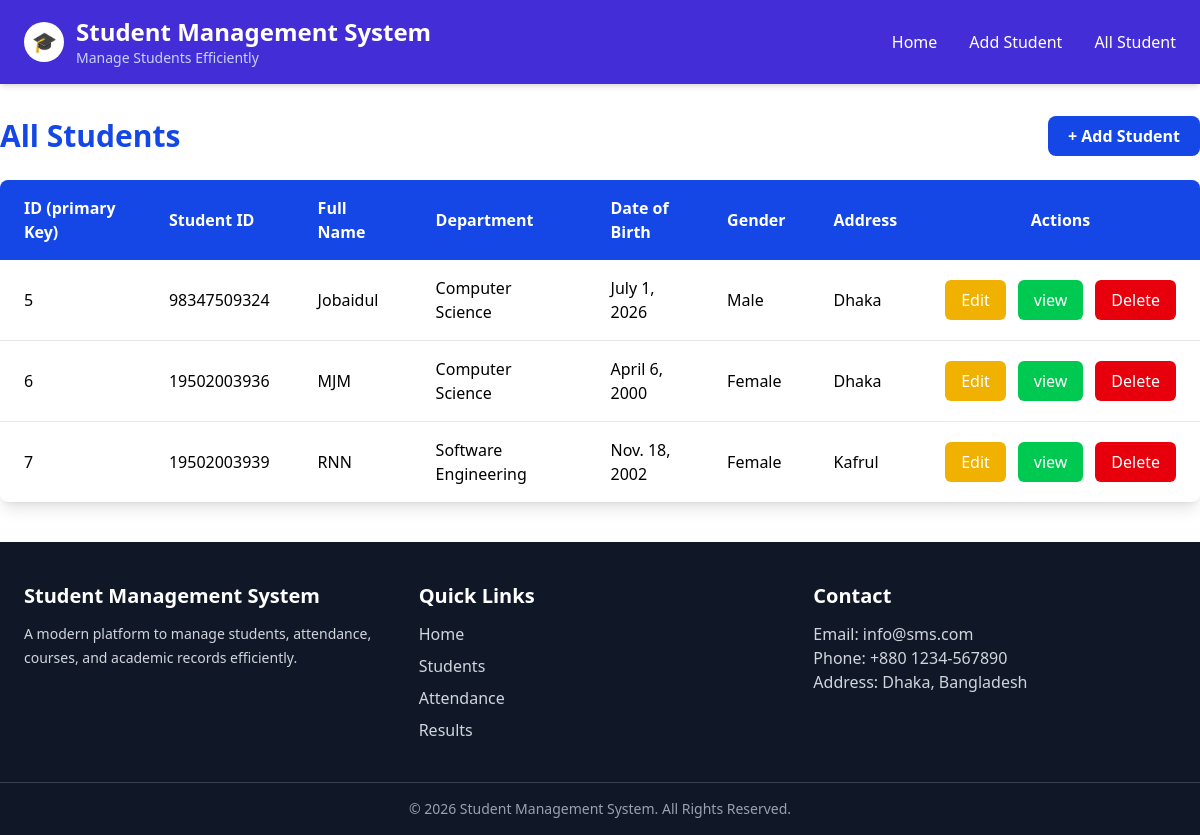
Screenshot of /all_student with the database file from the repository.
### core/models.py (models this page shows, shortened)
class Student(models.Model):
    student_id = models.IntegerField(max_length=20, unique=True)
    full_name = models.CharField(max_length=100)
    department = models.CharField(max_length=100)
    dob = models.DateField()
    gender = models.CharField(max_length=10)
    address = models.TextField()

### core/views.py (the view)
# urls.py: path('all_student', views.all_student, name='all_student'),
def all_student(request):
    students = Student.objects.all()
    context = {
        'students': students
    }
    return render(request, 'all_student.html', context)

### core/templates/all_student.html (shortened to what this page needs)
{% extends 'base.html' %}
{% block content %}
<div class="max-w-7xl mx-auto mt-8 mb-10">
    <div class="flex justify-between items-center mb-6">
        <h2 class="text-3xl font-bold text-blue-700">
            All Students
        </h2>
        <a href="{% url 'add_student' %}"
           class="bg-blue-700 hover:bg-blue-800 text-white px-5 py-2 rounded-lg font-semibold transition">
            + Add Student
        </a>
    </div>
    <div class="bg-white rounded-lg shadow-lg overflow-x-auto">
        <table class="min-w-full border-collapse">
            <thead class="bg-blue-700 text-white">
                <tr>
                    <th class="px-6 py-4 text-left">ID (primary Key)</th>
                    <th class="px-6 py-4 text-left">Student ID</th>
                    <th class="px-6 py-4 text-left">Full Name</th>
                    <th class="px-6 py-4 text-left">Department</th>
                    <th class="px-6 py-4 text-left">Date of Birth</th>
                    <th class="px-6 py-4 text-left">Gender</th>
                    <th class="px-6 py-4 text-left">Address</th>
                    <th class="px-6 py-4 text-center">Actions</th>
                </tr>
            </thead>
            <tbody class="divide-y divide-gray-200">
                {% for student in students %}
                <tr class="hover:bg-gray-100">
                    <td class="px-6 py-4">
                        {{ student.id }}
                    </td>
                    <td class="px-6 py-4">
                        {{ student.student_id }}
                    </td>
                    <td class="px-6 py-4">
                        {{ student.full_name }}
                    </td>
                    <td class="px-6 py-4">
                        {{ student.department }}
                    </td>
                    <td class="px-6 py-4">
                        {{ student.dob }}
                    </td>
                    <td class="px-6 py-4">
                        {{ student.gender }}
                    </td>
                    <td class="px-6 py-4">
                        {{ student.address }}
                    </td>
                    <td class="px-6 py-4 text-center">
                        <div class="flex justify-center gap-3">
                            <a href="{% url 'edit_student' student.id %}"
                               class="bg-yellow-500 hover:bg-yellow-600 text-white px-4 py-2 rounded-md transition">
                                Edit
                            </a>
                            <a href="{% url 'view_student' student.id %}"
                               class="bg-green-500 hover:bg-yellow-600 text-white px-4 py-2 rounded-md transition">
                                view
                            </a>
                            <a href="{% url 'delete_student' student.id %}"
                               class="bg-red-600 hover:bg-red-700 text-white px-4 py-2 rounded-md transition"
                               onclick="return confirm('Are you sure you want to delete this student?');">
                                Delete
                            </a>
                        </div>
                    </td>
                </tr>
                {% empty %}
                <tr>
                    <td colspan="7" class="text-center py-8 text-gray-500 text-lg">
                        No students found.
                    </td>
                </tr>
                {% endfor %}
            </tbody>
        </table>
    </div>
</div>
{% endblock %}

### core/templates/base.html (shortened to what this page needs)
<!doctype html>
<html>
<head>
      <script src="https://cdn.jsdelivr.net/npm/@tailwindcss/browser@4"></script>
</head>
<body>
  {% include 'includes/header.html' %}
  <main>
    {% block content %}
    {% endblock content %}
  </main>
  {% include 'includes/footer.html' %}
</body>
</html>

### core/templates/includes/header.html
 <header class="bg-indigo-700 text-white shadow-md">
    <div class="max-w-7xl mx-auto px-6 py-4 flex items-center justify-between">
      <div class="flex items-center gap-3">
        <div class="w-10 h-10 bg-white text-indigo-700 rounded-full flex items-center justify-center font-bold text-xl">
          🎓
        </div>
        <div>
          <h1 class="text-2xl font-bold">Student Management System</h1>
          <p class="text-sm text-indigo-200">Manage Students Efficiently</p>
        </div>
      </div>
      <nav class="hidden md:flex gap-8 font-medium">
        <a href="{% url 'home' %}" class="hover:text-yellow-300 transition">Home</a>
        <a href="{% url 'add_student' %}" class="hover:text-yellow-300 transition">Add Student</a>
        <a href="{% url 'all_student' %}" class="hover:text-yellow-300 transition">All Student</a>
      </nav>
    </div>
  </header>

### core/templates/includes/footer.html
<footer class="bg-gray-900 text-gray-300 mt-auto">
    <div class="max-w-7xl mx-auto px-6 py-10 grid md:grid-cols-3 gap-8">
      <div>
        <h2 class="text-xl font-semibold text-white mb-3">
          Student Management System
        </h2>
        <p class="text-sm leading-6">
          A modern platform to manage students, attendance,
          courses, and academic records efficiently.
        </p>
      </div>
      <div>
        <h2 class="text-xl font-semibold text-white mb-3">
          Quick Links
        </h2>
        <ul class="space-y-2">
          <li><a href="#" class="hover:text-white">Home</a></li>
          <li><a href="#" class="hover:text-white">Students</a></li>
          <li><a href="#" class="hover:text-white">Attendance</a></li>
          <li><a href="#" class="hover:text-white">Results</a></li>
        </ul>
      </div>
      <div>
        <h2 class="text-xl font-semibold text-white mb-3">
          Contact
        </h2>
        <p>Email: info@sms.com</p>
        <p>Phone: +880 1234-567890</p>
        <p>Address: Dhaka, Bangladesh</p>
      </div>
    </div>
    <div class="border-t border-gray-700 py-4 text-center text-sm text-gray-400">
      © 2026 Student Management System. All Rights Reserved.
    </div>
  </footer>

### rows the page displays
Student: id "5", student_id "98347509324", full_name "Jobaidul", department "Computer Science", dob "July 1, 2026", gender "Male", address "Dhaka"
Student: id "6", student_id "19502003936", full_name "MJM", department "Computer Science", dob "April 6, 2000", gender "Female", address "Dhaka"
Student: id "7", student_id "19502003939", full_name "RNN", department "Software Engineering", dob "Nov. 18, 2002", gender "Female", address "Kafrul"
